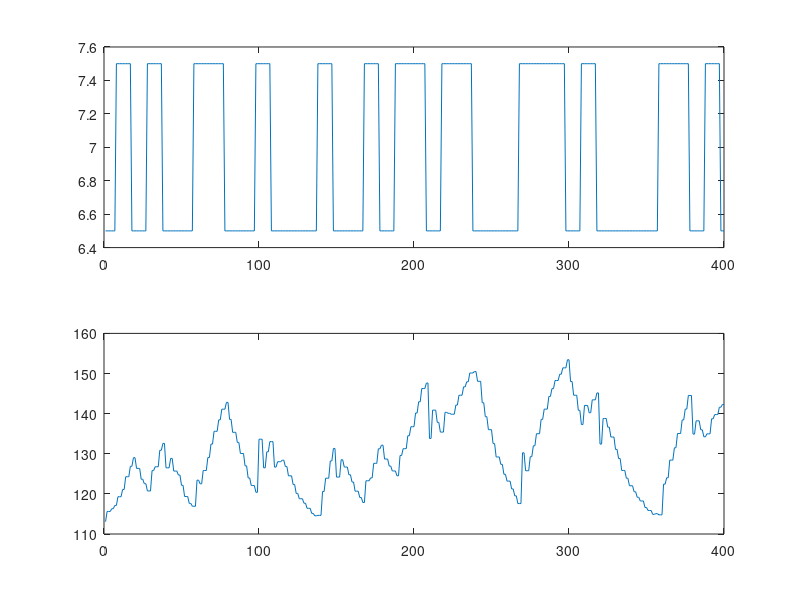

The MATLAB source for this figure: (Note: this script raises an error after producing the figure.)
% Matlab-script for non-parametric identification using correlation
% functions

% clear all;
clc; close all;

% Importing data
data=importdata('IDENTIFICATION_PRESSURE_Save_05.txt');
u=data(:,1);      % first column is PRBS input signal
y=data(:,2);      % second column is output signal

% cutting data
 u=u(75:end-25);  % cutting transient response + end of experiment
 y=y(75:end-25);
 
figure; % plot data
subplot(2,1,1); plot(u)
subplot(2,1,2); plot(y)

% Parameters
Ts=0.1;              % sampling time
N=size(u,1);    % number of samples
M1=N;              % Sample interval length  M=N/p for p=1
M2=floor(N/4);     % Sample interval length for p=4 (integers) 
Be1=1/M1/Ts;           % frequency resolution for p=1  (Hz)
Be2=1/M2/Ts;           % frequency resolution for p=4  (Hz)

% Bodeplot

Suu_M1=spectra(u,u,M1);
Suy_M1=spectra(u,y,M1);

Suu_M2=spectra(u,u,M2); 
Suy_M2=spectra(u,y,M2);

Magnitude_M1=sqrt(real(Suy_M1).^2+imag(Suy_M1).^2)./abs(real(Suu_M1));
Phase_M1=360/(2*pi).*unwrap(atan(imag(Suy_M1)./real(Suy_M1)));
f_M1=2*pi*Be1*linspace(0,M1-1,length(Suu_M1));

Magnitude_M2=sqrt(real(Suy_M2).^2+imag(Suy_M2).^2)./abs(real(Suu_M2));
Phase_M2=360/(2*pi).*unwrap(atan(imag(Suy_M2)./real(Suy_M2)));
f_M2=2*pi*Be2*linspace(0,M2-1,length(Suu_M2));

figure;
subplot(2,1,1)
semilogx(f_M1,20*log10(Magnitude_M1),'b',f_M2,20*log10(Magnitude_M2),'r');
xlabel('Frequency (rad/s)')
ylabel('Magnitude (dB)')
legend('M=400','M=100')

subplot(2,1,2)
semilogx(f_M1,Phase_M1,'b',f_M2,Phase_M2,'r')
xlabel('Frequency (rad/s)')
ylabel('Phase (degrees)')
legend('M=400','M=100')

